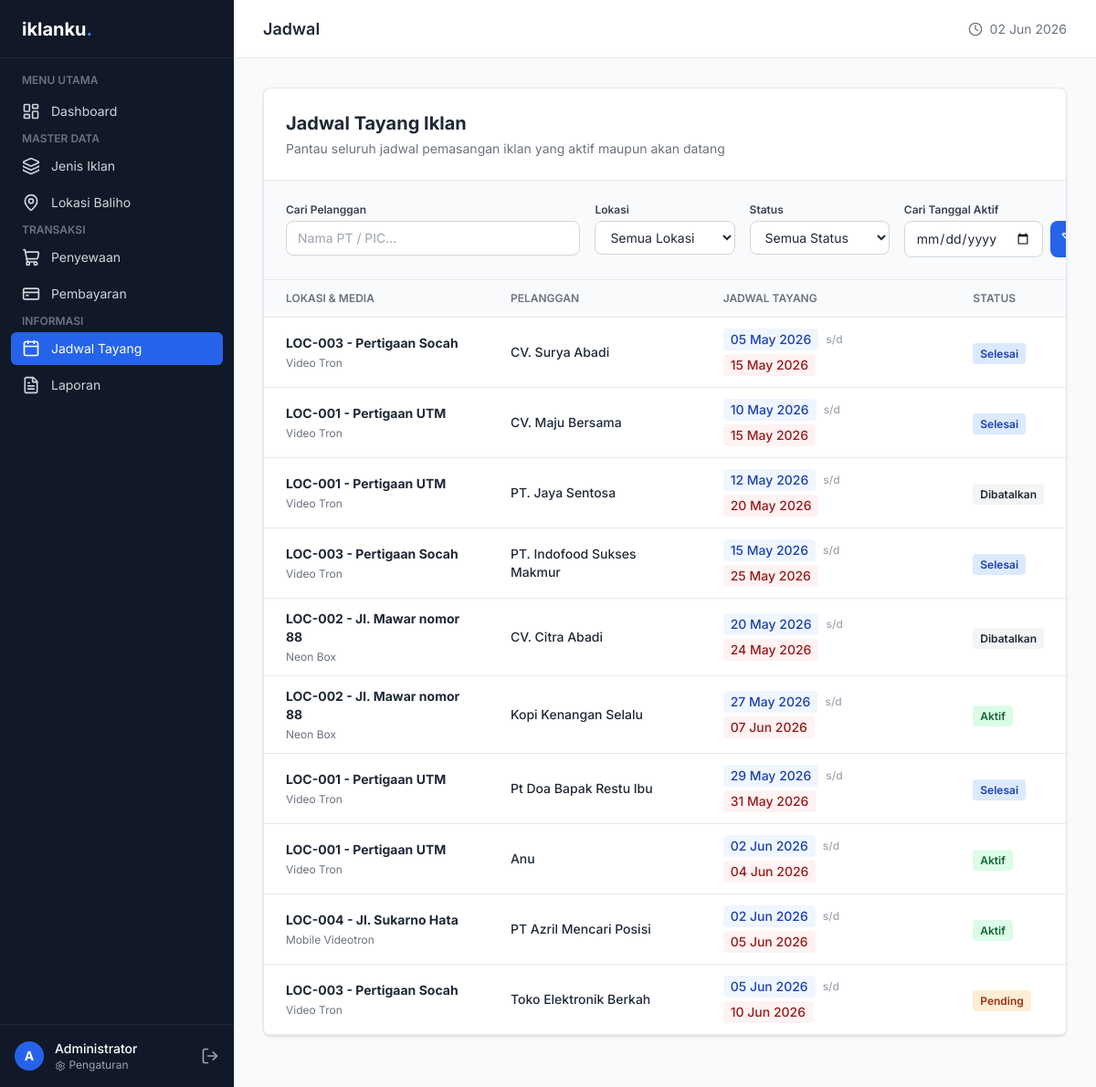
/jadwal/index.php (signed in), run on the app's committed database.
### tables this page shows
CREATE TABLE `penyewaan` (
  `id` int(11) NOT NULL,
  `no_invoice` varchar(50) NOT NULL,
  `id_lokasi` int(11) NOT NULL,
  `id_jenis` int(11) NOT NULL,
  `nama_pic` varchar(100) NOT NULL,
  `nama_pt` varchar(150) NOT NULL,
  `no_hp` varchar(20) NOT NULL,
  `email` varchar(100) NOT NULL,
  `alamat` text NOT NULL,
  `file_media` varchar(255) DEFAULT NULL,
  `tgl_mulai` date NOT NULL,
  `tgl_selesai` date NOT NULL,
  `total_hari` int(11) NOT NULL,
  `total_harga` decimal(15,2) NOT NULL,
  `status_penyewaan` enum('Pending','Aktif','Selesai','Dibatalkan') DEFAULT 'Pending',
  `created_at` timestamp NOT NULL DEFAULT current_timestamp()
);

CREATE TABLE `lokasi` (
  `id` int(11) NOT NULL,
  `kode_lokasi` varchar(50) NOT NULL,
  `nama_lokasi` varchar(150) NOT NULL,
  `alamat` text NOT NULL,
  `id_jenis` int(11) NOT NULL,
  `ukuran` varchar(50) DEFAULT NULL,
  `status_lokasi` enum('tersedia','digunakan','maintenance') DEFAULT 'tersedia',
  `foto_lokasi` varchar(255) DEFAULT NULL,
  `harga_per_hari` decimal(15,2) NOT NULL
);

CREATE TABLE `jenis_iklan` (
  `id` int(11) NOT NULL,
  `nama_jenis` varchar(100) NOT NULL,
  `kategori` enum('Cetak','Digital') NOT NULL,
  `deskripsi` text DEFAULT NULL,
  `status_aktif` enum('aktif','nonaktif') DEFAULT 'aktif'
);

### jadwal/index.php (the view, shortened to what this page needs)
<?php
require_once '../includes/header.php';
$menu_aktif = 'jadwal';
require_once '../includes/sidebar.php';
$filter_tgl = $_GET['tgl'] ?? '';
$search = $_GET['search'] ?? '';
$q_data = "SELECT p.*, l.nama_lokasi, l.kode_lokasi, j.nama_jenis
           FROM penyewaan p
           JOIN lokasi l ON p.id_lokasi = l.id
           JOIN jenis_iklan j ON p.id_jenis = j.id
           WHERE 1=1 ";
$q_data .= "ORDER BY p.tgl_mulai ASC";
$result = $conn->query($q_data);
?>
<div class="bg-white rounded-lg shadow border border-gray-200 overflow-hidden mb-6">
    <div class="p-4 md:p-6 border-b border-gray-200">
        <h2 class="text-xl font-bold text-gray-800">Jadwal Tayang Iklan</h2>
        <p class="text-sm text-gray-500 mt-1">Pantau seluruh jadwal pemasangan iklan yang aktif maupun akan datang</p>
    </div>
    <div class="p-4 md:p-6 bg-gray-50 border-b border-gray-200">
        <form action="" method="GET" class="grid grid-cols-1 sm:grid-cols-2 md:grid-cols-5 gap-4">
            <div class="sm:col-span-2">
                <label class="block text-xs font-semibold text-gray-700 mb-1">Cari Pelanggan</label>
                <input type="text" name="search" value="<?= htmlspecialchars($search) ?>" placeholder="Nama PT / PIC..."
                    class="w-full px-3 py-2 border border-gray-300 rounded-lg text-sm bg-white">
            </div>
            <div>
                <label class="block text-xs font-semibold text-gray-700 mb-1">Lokasi</label>
                <select name="lokasi" class="w-full px-3 py-2 border border-gray-300 rounded-lg text-sm bg-white">
                    <option value="">Semua Lokasi</option>
                </select>
            </div>
            <div>
                <label class="block text-xs font-semibold text-gray-700 mb-1">Status</label>
                <select name="status" class="w-full px-3 py-2 border border-gray-300 rounded-lg text-sm bg-white">
                    <option value="">Semua Status</option>
                </select>
            </div>
            <div>
                <label class="block text-xs font-semibold text-gray-700 mb-1">Cari Tanggal Aktif</label>
                <div class="flex gap-2">
                    <input type="date" name="tgl" value="<?= htmlspecialchars($filter_tgl) ?>"
                        class="w-full px-3 py-2 border border-gray-300 rounded-lg text-sm bg-white">
                    <button type="submit" class="bg-blue-600 text-white px-3 py-2 rounded-lg hover:bg-blue-700">
                        <i data-lucide="filter" class="w-4 h-4"></i>
                    </button>
                </div>
            </div>
        </form>
    </div>
    <div class="overflow-x-auto">
        <table class="w-full text-left">
            <thead>
                <tr class="bg-gray-50 text-gray-500 text-xs uppercase">
                    <th class="px-6 py-3 font-semibold border-b">Lokasi & Media</th>
                    <th class="px-6 py-3 font-semibold border-b">Pelanggan</th>
                    <th class="px-6 py-3 font-semibold border-b">Jadwal Tayang</th>
                    <th class="px-6 py-3 font-semibold border-b">Status</th>
                </tr>
            </thead>
            <tbody>
                <?php if ($result->num_rows > 0): ?>
                    <?php while ($row = $result->fetch_assoc()): ?>
                        <tr class="hover:bg-gray-50 border-b">
                            <td class="px-6 py-3">
                                <p class="text-sm font-bold text-gray-800"><?= htmlspecialchars($row['kode_lokasi']) ?> -
                                    <?= htmlspecialchars($row['nama_lokasi']) ?>
                                </p>
                                <p class="text-xs text-gray-500 mt-1"><?= htmlspecialchars($row['nama_jenis']) ?></p>
                            </td>
                            <td class="px-6 py-3">
                                <p class="text-sm font-medium text-gray-800">
                                    <?= htmlspecialchars($row['nama_pt'] ?: $row['nama_pic']) ?>
                                </p>
                            </td>
                            <td class="px-6 py-3">
                                <div class="flex flex-wrap items-center gap-1 text-sm font-medium text-gray-800">
                                    <span
                                        class="bg-blue-50 text-blue-800 px-2 py-0.5 rounded"><?= date('d M Y', strtotime($row['tgl_mulai'])) ?></span>
                                    <span class="text-gray-400 text-xs px-1">s/d</span>
                                    <span
                                        class="bg-red-50 text-red-800 px-2 py-0.5 rounded"><?= date('d M Y', strtotime($row['tgl_selesai'])) ?></span>
                                </div>
                            </td>
                            <td class="px-6 py-3">
                                <?php
                                $statusColor = 'bg-gray-100 text-gray-800';
                                if ($row['status_penyewaan'] == 'Pending')
                                    $statusColor = 'bg-orange-100 text-orange-800';
                                else if ($row['status_penyewaan'] == 'Aktif')
                                    $statusColor = 'bg-green-100 text-green-800';
                                else if ($row['status_penyewaan'] == 'Selesai')
                                    $statusColor = 'bg-blue-100 text-blue-800';
                                ?>
                                <span class="px-2 py-1 rounded text-xs font-semibold <?= $statusColor ?>">
                                    <?= $row['status_penyewaan'] ?>
                                </span>
                            </td>
                        </tr>
                    <?php endwhile; ?>
                <?php endif; ?>
            </tbody>
        </table>
    </div>
</div>
<?php require_once '../includes/footer.php'; ?>

### includes/header.php (shortened to what this page needs)
<!DOCTYPE html>
<html lang="id">
<head>
    <script src="https://cdn.tailwindcss.com"></script>
</head>
<body class="bg-gray-50 text-gray-800">
    <div class="flex h-screen overflow-hidden">

### includes/sidebar.php (shortened to what this page needs)
<aside id="sidebar" class="w-64 bg-gray-900 text-white flex flex-col shrink-0">
    <div class="h-16 flex items-center justify-between px-6 border-b border-gray-800">
        <span class="text-xl font-bold text-white">iklanku<span class="text-blue-500">.</span></span>
    </div>
    <div class="flex-1 overflow-y-auto py-4">
        <nav class="px-3 space-y-1">
            <p class="px-3 text-xs font-semibold text-gray-500 uppercase mb-2">Menu Utama</p>
            <a href="<?= BASE_URL ?>/index.php"
                class="flex items-center px-3 py-2 text-sm rounded-md <?= $menu_aktif == 'dashboard' ? 'bg-blue-600 text-white' : 'text-gray-300 hover:bg-gray-800' ?>">
                <i data-lucide="layout-dashboard" class="w-5 h-5 mr-3"></i> Dashboard
            </a>
            <p class="px-3 text-xs font-semibold text-gray-500 uppercase mt-5 mb-2">Master Data</p>
            <a href="<?= BASE_URL ?>/jenis_iklan/index.php"
                class="flex items-center px-3 py-2 text-sm rounded-md <?= $menu_aktif == 'jenis_iklan' ? 'bg-blue-600 text-white' : 'text-gray-300 hover:bg-gray-800' ?>">
                <i data-lucide="layers" class="w-5 h-5 mr-3"></i> Jenis Iklan
            </a>
            <a href="<?= BASE_URL ?>/lokasi/index.php"
                class="flex items-center px-3 py-2 text-sm rounded-md <?= $menu_aktif == 'lokasi' ? 'bg-blue-600 text-white' : 'text-gray-300 hover:bg-gray-800' ?>">
                <i data-lucide="map-pin" class="w-5 h-5 mr-3"></i> Lokasi Baliho
            </a>
            <p class="px-3 text-xs font-semibold text-gray-500 uppercase mt-5 mb-2">Transaksi</p>
            <a href="<?= BASE_URL ?>/penyewaan/index.php"
                class="flex items-center px-3 py-2 text-sm rounded-md <?= $menu_aktif == 'penyewaan' ? 'bg-blue-600 text-white' : 'text-gray-300 hover:bg-gray-800' ?>">
                <i data-lucide="shopping-cart" class="w-5 h-5 mr-3"></i> Penyewaan
            </a>
            <a href="<?= BASE_URL ?>/pembayaran/index.php"
                class="flex items-center px-3 py-2 text-sm rounded-md <?= $menu_aktif == 'pembayaran' ? 'bg-blue-600 text-white' : 'text-gray-300 hover:bg-gray-800' ?>">
                <i data-lucide="credit-card" class="w-5 h-5 mr-3"></i> Pembayaran
            </a>
            <p class="px-3 text-xs font-semibold text-gray-500 uppercase mt-5 mb-2">Informasi</p>
            <a href="<?= BASE_URL ?>/jadwal/index.php"
                class="flex items-center px-3 py-2 text-sm rounded-md <?= $menu_aktif == 'jadwal' ? 'bg-blue-600 text-white' : 'text-gray-300 hover:bg-gray-800' ?>">
                <i data-lucide="calendar" class="w-5 h-5 mr-3"></i> Jadwal Tayang
            </a>
            <a href="<?= BASE_URL ?>/laporan/index.php"
                class="flex items-center px-3 py-2 text-sm rounded-md <?= $menu_aktif == 'laporan' ? 'bg-blue-600 text-white' : 'text-gray-300 hover:bg-gray-800' ?>">
                <i data-lucide="file-text" class="w-5 h-5 mr-3"></i> Laporan
            </a>
        </nav>
    </div>
    <div class="p-4 border-t border-gray-800">
        <div class="flex items-center justify-between">
            <a href="<?= BASE_URL ?>/setting.php" class="flex items-center hover:opacity-80" title="Pengaturan Akun">
                <div class="w-8 h-8 rounded-full bg-blue-600 flex items-center justify-center text-sm font-bold">
                    <?= substr($_SESSION['nama'], 0, 1) ?>
                </div>
                <div class="ml-3">
                    <p class="text-sm font-medium text-white"><?= htmlspecialchars($_SESSION['nama']) ?></p>
                    <p class="text-xs text-gray-400">
                        <i data-lucide="settings" class="w-3 h-3 inline"></i> Pengaturan
                    </p>
                </div>
            </a>
            <button type="button" onclick="bukaPopupLogout()" class="text-gray-400 hover:text-red-400 transition-colors" title="Logout">
                <i data-lucide="log-out" class="w-5 h-5"></i>
            </button>
        </div>
    </div>
</aside>
<div class="flex-1 flex flex-col overflow-hidden">
    <header class="h-16 bg-white border-b border-gray-200 flex items-center justify-between px-4 md:px-8">
        <div class="flex items-center gap-3">
            <div class="text-lg font-semibold text-gray-800 capitalize">
                <?php
                if ($menu_aktif == 'dashboard')
                    echo 'Dashboard Overview';
                else
                    echo str_replace('_', ' ', $menu_aktif);
                ?>
            </div>
        </div>
        <div class="text-sm text-gray-500 hidden sm:flex items-center">
            <i data-lucide="clock" class="w-4 h-4 mr-2"></i>
            <?= date('d M Y') ?>
        </div>
    </header>
    <main class="flex-1 overflow-x-hidden overflow-y-auto bg-gray-50 p-4 md:p-8">

### includes/footer.php (shortened to what this page needs)
        </main>
    </div>
</div>
</body>
</html>

### includes/header.php (style rules this page uses)
body { font-family: 'Inter', sans-serif; }

### data on the page
penyewaan: id_lokasi.kode_lokasi "LOC-003", id_lokasi.nama_lokasi "Pertigaan Socah", id_jenis.nama_jenis "Video Tron", nama_pt "CV. Surya Abadi", tgl_mulai "05 May 2026", tgl_selesai "15 May 2026", status_penyewaan "Selesai"
penyewaan: id_lokasi.kode_lokasi "LOC-001", id_lokasi.nama_lokasi "Pertigaan UTM", id_jenis.nama_jenis "Video Tron", nama_pt "CV. Maju Bersama", tgl_mulai "10 May 2026", tgl_selesai "15 May 2026", status_penyewaan "Selesai"
penyewaan: id_lokasi.kode_lokasi "LOC-001", id_lokasi.nama_lokasi "Pertigaan UTM", id_jenis.nama_jenis "Video Tron", nama_pt "PT. Jaya Sentosa", tgl_mulai "12 May 2026", tgl_selesai "20 May 2026", status_penyewaan "Dibatalkan"
penyewaan: id_lokasi.kode_lokasi "LOC-003", id_lokasi.nama_lokasi "Pertigaan Socah", id_jenis.nama_jenis "Video Tron", nama_pt "PT. Indofood Sukses Makmur", tgl_mulai "15 May 2026", tgl_selesai "25 May 2026", status_penyewaan "Selesai"
penyewaan: id_lokasi.kode_lokasi "LOC-002", id_lokasi.nama_lokasi "Jl. Mawar nomor 88", id_jenis.nama_jenis "Neon Box", nama_pt "CV. Citra Abadi", tgl_mulai "20 May 2026", tgl_selesai "24 May 2026", status_penyewaan "Dibatalkan"
penyewaan: id_lokasi.kode_lokasi "LOC-002", id_lokasi.nama_lokasi "Jl. Mawar nomor 88", id_jenis.nama_jenis "Neon Box", nama_pt "Kopi Kenangan Selalu", tgl_mulai "27 May 2026", tgl_selesai "07 Jun 2026", status_penyewaan "Aktif"
penyewaan: id_lokasi.kode_lokasi "LOC-001", id_lokasi.nama_lokasi "Pertigaan UTM", id_jenis.nama_jenis "Video Tron", nama_pt "Pt Doa Bapak Restu Ibu", tgl_mulai "29 May 2026", tgl_selesai "31 May 2026", status_penyewaan "Selesai"
penyewaan: id_lokasi.kode_lokasi "LOC-001", id_lokasi.nama_lokasi "Pertigaan UTM", id_jenis.nama_jenis "Video Tron", nama_pt "Anu", tgl_mulai "02 Jun 2026", tgl_selesai "04 Jun 2026", status_penyewaan "Aktif"
penyewaan: id_lokasi.kode_lokasi "LOC-004", id_lokasi.nama_lokasi "Jl. Sukarno Hata", id_jenis.nama_jenis "Mobile Videotron", nama_pt "PT Azril Mencari Posisi", tgl_mulai "02 Jun 2026", tgl_selesai "05 Jun 2026", status_penyewaan "Aktif"
penyewaan: id_lokasi.kode_lokasi "LOC-003", id_lokasi.nama_lokasi "Pertigaan Socah", id_jenis.nama_jenis "Video Tron", nama_pt "Toko Elektronik Berkah", tgl_mulai "05 Jun 2026", tgl_selesai "10 Jun 2026", status_penyewaan "Pending"

### other printed values
substr($_SESSION['nama'], 0, 1) "A"
$_SESSION['nama'] "Administrator"
str_replace('_', ' ', $menu_aktif) "Jadwal"
